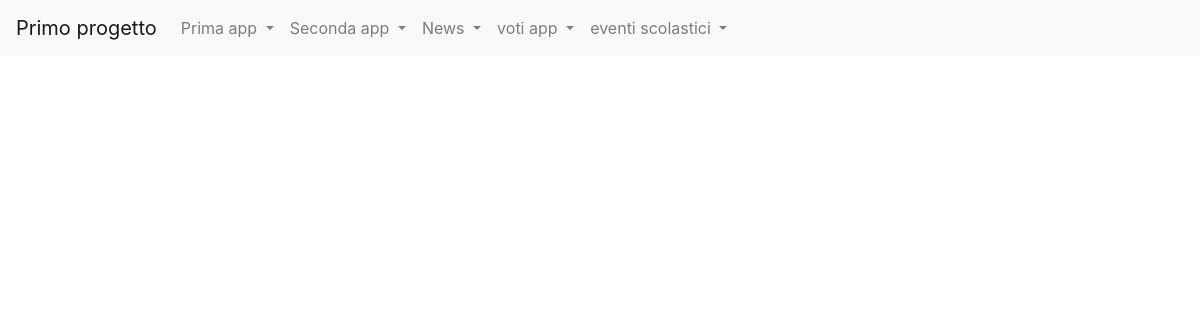
/news/lista_articoli/9, run on an earlier commit of the app's database.
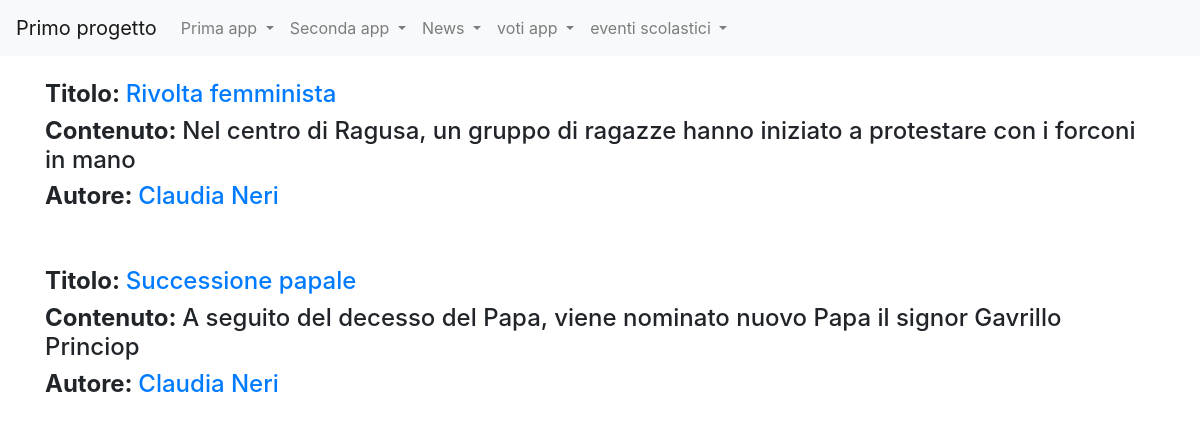
And on a later commit of the database.
### news/models.py (models this page shows)
class Articolo(models.Model):
    titolo=models.CharField(max_length=100)#necessita della lunghezza massima
    contenuto = models.TextField()
    giornalista = models.ForeignKey(Giornalista, on_delete= models.CASCADE, related_name="articoli")
    data=models.DateField(blank=True)
    visualizzazioni=models.IntegerField(default=0,blank=True)
    def __str__(self):
        return self.titolo
    class Meta:
        verbose_name="Articolo"
        verbose_name_plural="Articoli"

class Giornalista(models.Model):
    nome=models.CharField(max_length=20)
    cognome=models.CharField(max_length=20)
    anno_di_nascita=models.DateField(blank=True)
    def __str__(self):
        return self.nome+" "+self.cognome
    class Meta:
        verbose_name="Giornalista"
        verbose_name_plural="Giornalisti"

### news/views.py (the view)
# urls.py: path("lista_articoli/", listaArticoli, name="lista_articoli_giornalista"),
def listaArticoli(request, pk=None):
    if(pk==None):
        articoli=Articolo.objects.all()
    else:
        articoli=Articolo.objects.filter(giornalista_id=pk) #filtra solo chi possiede l'id ugaule a 1
    print(articoli)
    context={
        'articoli':articoli,
    }
    return render(request,'lista_articoli.html', context)

### news/templates/lista_articoli.html (shortened to what this page needs)
{% extends 'base.html' %}
{% block content %}
    {% for articolo in articoli %}
        <h4><b>Titolo: </b><a href="/news/articoli/{{articolo.id}}">{{articolo.titolo}}</a></h4>
        <h4><b>Contenuto: </b>{{articolo.contenuto}}</h4>
        <h4><b>Autore: </b><a href="{% url 'news:giornalista_detail' articolo.giornalista.id %}">{{articolo.giornalista}}</a></h4>
        <br><br>
    {% endfor %}
{% endblock content %}

What changed in the data, as far as the page shows it:
added Articolo: titolo "Rivolta femminista", contenuto "Nel centro di Ragusa, un gruppo di ragazze hanno iniziato a protestare con i forconi in mano", giornalista "Claudia Neri"
added Articolo: titolo "Successione papale", contenuto "A seguito del decesso del Papa, viene nominato nuovo Papa il signor Gavrillo Princiop", giornalista "Claudia Neri"
